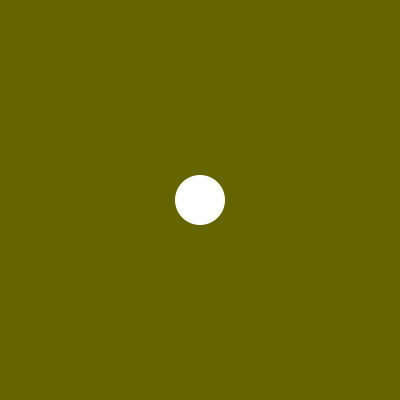
Frame 1 (no input)
Frame 60 (the mouse pressed at the canvas centre just before this capture): identical to frame 1, image omitted
Frame 120 (the mouse held since frame 60 and released just before this capture): identical to frame 1, image omitted

The Processing sketch that drew this single still picture (run headless with seeded random() and noise(); from frame 60 on, the mouse is pressed at the canvas centre):

// Processing sketch: mouseInteractivity2
// ── mouseInteractivity2.pde
/****************************************************
 Mouse Interactivity 2
 
 *****************************************************
 by Liam O'Sullivan- lmosulli@tcd.ie
 */
 
 /* This modifies the Mouse Interactivity 1 sketch to move 
 the circle position to where the mouse is pressed, only 
 when it is pressed. Also, we’ll only change the colour when 
 the mouse is pressed.
 
 This uses the mousePressed() function, which is called when a
 mouse button is pressed. Any actions we wich to happen when 
 this event occurs can be placed in this function.
 
 */


int circleXPosition; 
int circleYPosition; 
int circleSize; 

void setup() {
  size(400, 400);
  frameRate(25);
  background(100, 100, 0); 
  fill(255);
  noStroke();

  circleSize = 50; 
  circleXPosition =width/2; //set the initial circle position 
  circleYPosition =height/2; //the center of the display
}

void draw() {
  background(100, 100, 0); //try commenting this out to see the effect
  ellipse(circleXPosition, circleYPosition, circleSize, circleSize);
}

void mousePressed() {
  circleYPosition = mouseY; //Use the clicked y mouse position as the circle vertical coordinate
  circleXPosition = mouseX; //Use the clicked y mouse position as the circle vertical coordinate
}
